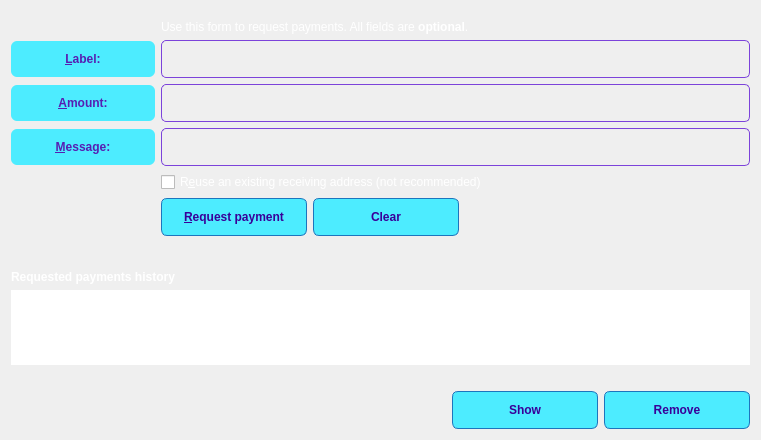
<?xml version="1.0" encoding="UTF-8"?>
<ui version="4.0">
 <class>ReceiveCoinsDialog</class>
 <widget class="QWidget" name="ReceiveCoinsDialog">
  <property name="geometry">
   <rect>
    <x>0</x>
    <y>0</y>
    <width>761</width>
    <height>440</height>
   </rect>
  </property>
  <property name="styleSheet">
   <string notr="true">#ReceiveCoinsDialog{
border-image: url(:/images/overview_bg);
}



#ReceiveCoinsDialog QLabel,#ReceiveCoinsDialog QCheckBox{
	color:white;
}
/*文字标签*/
#ReceiveCoinsDialog #label,#ReceiveCoinsDialog #label_2,#ReceiveCoinsDialog #label_3{
	color:#561eb2;
	background-color:#4decff;
	padding-left:12px;
	padding-right:12px;
	min-height:36px;
	max-height:36px;
	min-width: 120px;
	border-radius:6px;
	font:bold;

}


QPushButton{
        background-color:#4decff;
        color:#380099;
		min-height:36px;
		max-height:36px;
        min-width: 120px;
		padding-left:12px;
		padding-right:12px;
        border:1px solid rgb(29, 117, 189);
		icon-size:24px;
		font:bold;
		border-radius:6px;
}

QPushButton:hover{
        background-color:#33d1e4;
}


QPushButton:pressed{
        background-color:#1fb9cb;
}



/* 输入框 */
QLineEdit{
	color:#ac8af3;
	padding:10px;
    border:1px solid #7c43da;
    border-radius: 5px;
	background-color: transparent;
	font:bold;
}

QLineEdit:focus{
	color:white;
	border:1px solid #864ce6;
}

QLineEdit:hover{
	color:white;
	border:2px solid #af82fa;
}


/*toolbutton*/

QToolButton{
	background-color: transparent;
	border:1px solid #4decff;
	padding:9px;
	border-radius: 5px;
}

QToolButton:hover{
	background-color:#33d1e4;
	border:1px solid #864ce6;
}

QToolButton:pressed{
	background-color: #1fb9cb;
	border:1px solid #3f0698;
}




</string>
  </property>
  <layout class="QVBoxLayout" name="verticalLayout" stretch="0,0,1">
   <item>
    <widget class="QFrame" name="frame2">
     <property name="sizePolicy">
      <sizepolicy hsizetype="Preferred" vsizetype="Expanding">
       <horstretch>0</horstretch>
       <verstretch>0</verstretch>
      </sizepolicy>
     </property>
     <property name="frameShape">
      <enum>QFrame::NoFrame</enum>
     </property>
     <property name="frameShadow">
      <enum>QFrame::Sunken</enum>
     </property>
     <layout class="QVBoxLayout" name="verticalLayout_3">
      <property name="leftMargin">
       <number>0</number>
      </property>
      <property name="rightMargin">
       <number>0</number>
      </property>
      <item>
       <layout class="QGridLayout" name="gridLayout">
        <item row="7" column="2">
         <widget class="QCheckBox" name="reuseAddress">
          <property name="toolTip">
           <string>Reuse one of the previously used receiving addresses. Reusing addresses has security and privacy issues. Do not use this unless re-generating a payment request made before.</string>
          </property>
          <property name="text">
           <string>R&amp;euse an existing receiving address (not recommended)</string>
          </property>
         </widget>
        </item>
        <item row="7" column="0">
         <widget class="QLabel" name="label_4">
          <property name="text">
           <string/>
          </property>
         </widget>
        </item>
        <item row="6" column="0">
         <widget class="QLabel" name="label_3">
          <property name="toolTip">
           <string>An optional message to attach to the payment request, which will be displayed when the request is opened. Note: The message will not be sent with the payment over the Runner network.</string>
          </property>
          <property name="text">
           <string>&amp;Message:</string>
          </property>
          <property name="alignment">
           <set>Qt::AlignCenter</set>
          </property>
          <property name="buddy">
           <cstring>reqMessage</cstring>
          </property>
         </widget>
        </item>
        <item row="4" column="2">
         <widget class="QLineEdit" name="reqLabel">
          <property name="toolTip">
           <string>An optional label to associate with the new receiving address.</string>
          </property>
         </widget>
        </item>
        <item row="6" column="2">
         <widget class="QLineEdit" name="reqMessage">
          <property name="toolTip">
           <string>An optional message to attach to the payment request, which will be displayed when the request is opened. Note: The message will not be sent with the payment over the Runner network.</string>
          </property>
         </widget>
        </item>
        <item row="2" column="2">
         <widget class="QLabel" name="label_5">
          <property name="text">
           <string>Use this form to request payments. All fields are &lt;b&gt;optional&lt;/b&gt;.</string>
          </property>
         </widget>
        </item>
        <item row="4" column="0">
         <widget class="QLabel" name="label_2">
          <property name="toolTip">
           <string>An optional label to associate with the new receiving address.</string>
          </property>
          <property name="text">
           <string>&amp;Label:</string>
          </property>
          <property name="alignment">
           <set>Qt::AlignCenter</set>
          </property>
          <property name="buddy">
           <cstring>reqLabel</cstring>
          </property>
         </widget>
        </item>
        <item row="5" column="0">
         <widget class="QLabel" name="label">
          <property name="toolTip">
           <string>An optional amount to request. Leave this empty or zero to not request a specific amount.</string>
          </property>
          <property name="text">
           <string>&amp;Amount:</string>
          </property>
          <property name="alignment">
           <set>Qt::AlignCenter</set>
          </property>
          <property name="buddy">
           <cstring>reqAmount</cstring>
          </property>
         </widget>
        </item>
        <item row="5" column="2">
         <widget class="BitcoinAmountField" name="reqAmount">
          <property name="minimumSize">
           <size>
            <width>80</width>
            <height>0</height>
           </size>
          </property>
          <property name="toolTip">
           <string>An optional amount to request. Leave this empty or zero to not request a specific amount.</string>
          </property>
          <property name="styleSheet">
           <string notr="true">
/*下拉按钮*/
QAbstractSpinBox{
	padding: 9px;
	border:1px solid rgb(29, 117, 189);
    background-color: #561eb2;
	color:white;
	border-radius: 5px;
}

QAbstractSpinBox:focus{
	border:1px solid #864ce6;
}

QAbstractSpinBox:hover{
	border:2px solid #af82fa;
}

QValueComboBox{
	padding: 9px;
	border:1px solid rgb(29, 117, 189);
    background-color: #561eb2;
	color:white;
	border-radius: 5px;
}

QValueComboBox:focus{
	border:1px solid #864ce6;
}

QValueComboBox:hover{
	border:2px solid #af82fa;
}


/* 向上按钮 */
QAbstractSpinBox::up-button {
    subcontrol-origin:border;
    subcontrol-position:top right;
    width:16px;
    border-width:1px;
    margin:10px;
}

/* 向上按钮里的小箭头 */
QAbstractSpinBox::up-arrow {
    image:url(:/images/array_up);
}

/* 向下按钮 */
QAbstractSpinBox::down-button {
        subcontrol-origin:border;
        subcontrol-position:bottom right;
        width:16px;
        border-width:1px;
        border-top-width:0;
          margin:10px;
}

/* 向下按钮里的小箭头 */
QAbstractSpinBox::down-arrow {
        image:url(:/images/array_down);
}</string>
          </property>
         </widget>
        </item>
        <item row="8" column="2">
         <layout class="QHBoxLayout" name="horizontalLayout">
          <item>
           <widget class="QPushButton" name="receiveButton">
            <property name="minimumSize">
             <size>
              <width>146</width>
              <height>38</height>
             </size>
            </property>
            <property name="styleSheet">
             <string notr="true"/>
            </property>
            <property name="text">
             <string>&amp;Request payment</string>
            </property>
            <property name="icon">
             <iconset resource="../bitcoin.qrc">
              <normaloff>:/icons/receive_icon</normaloff>:/icons/receive_icon</iconset>
            </property>
           </widget>
          </item>
          <item>
           <widget class="QPushButton" name="clearButton">
            <property name="sizePolicy">
             <sizepolicy hsizetype="Minimum" vsizetype="Fixed">
              <horstretch>0</horstretch>
              <verstretch>0</verstretch>
             </sizepolicy>
            </property>
            <property name="toolTip">
             <string>Clear all fields of the form.</string>
            </property>
            <property name="styleSheet">
             <string notr="true"/>
            </property>
            <property name="text">
             <string>Clear</string>
            </property>
            <property name="icon">
             <iconset resource="../bitcoin.qrc">
              <normaloff>:/icons/clear</normaloff>:/icons/clear</iconset>
            </property>
            <property name="autoDefault">
             <bool>false</bool>
            </property>
           </widget>
          </item>
          <item>
           <spacer name="horizontalSpacer">
            <property name="orientation">
             <enum>Qt::Horizontal</enum>
            </property>
            <property name="sizeHint" stdset="0">
             <size>
              <width>40</width>
              <height>20</height>
             </size>
            </property>
           </spacer>
          </item>
         </layout>
        </item>
        <item row="8" column="0">
         <widget class="QLabel" name="label_7">
          <property name="text">
           <string/>
          </property>
         </widget>
        </item>
       </layout>
      </item>
     </layout>
    </widget>
   </item>
   <item>
    <spacer name="verticalSpacer_2">
     <property name="orientation">
      <enum>Qt::Vertical</enum>
     </property>
     <property name="sizeHint" stdset="0">
      <size>
       <width>20</width>
       <height>10</height>
      </size>
     </property>
    </spacer>
   </item>
   <item>
    <widget class="QFrame" name="frame">
     <property name="sizePolicy">
      <sizepolicy hsizetype="Preferred" vsizetype="Expanding">
       <horstretch>0</horstretch>
       <verstretch>0</verstretch>
      </sizepolicy>
     </property>
     <property name="frameShape">
      <enum>QFrame::NoFrame</enum>
     </property>
     <property name="frameShadow">
      <enum>QFrame::Raised</enum>
     </property>
     <layout class="QVBoxLayout" name="verticalLayout_2">
      <property name="leftMargin">
       <number>0</number>
      </property>
      <property name="rightMargin">
       <number>0</number>
      </property>
      <property name="bottomMargin">
       <number>0</number>
      </property>
      <item>
       <widget class="QLabel" name="label_6">
        <property name="font">
         <font>
          <weight>75</weight>
          <bold>true</bold>
         </font>
        </property>
        <property name="text">
         <string>Requested payments history</string>
        </property>
       </widget>
      </item>
      <item>
       <widget class="QTableView" name="recentRequestsView">
        <property name="contextMenuPolicy">
         <enum>Qt::CustomContextMenu</enum>
        </property>
        <property name="frameShape">
         <enum>QFrame::NoFrame</enum>
        </property>
        <property name="frameShadow">
         <enum>QFrame::Plain</enum>
        </property>
        <property name="tabKeyNavigation">
         <bool>false</bool>
        </property>
        <property name="sortingEnabled">
         <bool>true</bool>
        </property>
       </widget>
      </item>
      <item>
       <widget class="QLabel" name="label_9">
        <property name="text">
         <string/>
        </property>
       </widget>
      </item>
      <item>
       <layout class="QHBoxLayout" name="horizontalLayout_2">
        <item alignment="Qt::AlignBottom">
         <widget class="QLabel" name="label_8">
          <property name="text">
           <string/>
          </property>
          <property name="pixmap">
           <pixmap resource="../bitcoin.qrc">:/images/brand</pixmap>
          </property>
         </widget>
        </item>
        <item>
         <spacer name="horizontalSpacer_2">
          <property name="orientation">
           <enum>Qt::Horizontal</enum>
          </property>
          <property name="sizeHint" stdset="0">
           <size>
            <width>40</width>
            <height>20</height>
           </size>
          </property>
         </spacer>
        </item>
        <item>
         <widget class="QPushButton" name="showRequestButton">
          <property name="enabled">
           <bool>false</bool>
          </property>
          <property name="toolTip">
           <string>Show the selected request (does the same as double clicking an entry)</string>
          </property>
          <property name="styleSheet">
           <string notr="true"/>
          </property>
          <property name="text">
           <string>Show</string>
          </property>
          <property name="icon">
           <iconset resource="../bitcoin.qrc">
            <normaloff>:/icons/show</normaloff>
            <normalon>:/icons/show</normalon>:/icons/show</iconset>
          </property>
          <property name="autoDefault">
           <bool>false</bool>
          </property>
         </widget>
        </item>
        <item>
         <widget class="QPushButton" name="removeRequestButton">
          <property name="enabled">
           <bool>false</bool>
          </property>
          <property name="toolTip">
           <string>Remove the selected entries from the list</string>
          </property>
          <property name="styleSheet">
           <string notr="true"/>
          </property>
          <property name="text">
           <string>Remove</string>
          </property>
          <property name="icon">
           <iconset resource="../bitcoin.qrc">
            <normaloff>:/icons/clear</normaloff>:/icons/clear</iconset>
          </property>
          <property name="autoDefault">
           <bool>false</bool>
          </property>
         </widget>
        </item>
       </layout>
      </item>
     </layout>
    </widget>
   </item>
  </layout>
 </widget>
 <customwidgets>
  <customwidget>
   <class>BitcoinAmountField</class>
   <extends>QLineEdit</extends>
   <header>bitcoinamountfield.h</header>
   <container>1</container>
  </customwidget>
 </customwidgets>
 <tabstops>
  <tabstop>reqLabel</tabstop>
  <tabstop>reqAmount</tabstop>
  <tabstop>reqMessage</tabstop>
  <tabstop>reuseAddress</tabstop>
  <tabstop>receiveButton</tabstop>
  <tabstop>clearButton</tabstop>
  <tabstop>recentRequestsView</tabstop>
  <tabstop>showRequestButton</tabstop>
  <tabstop>removeRequestButton</tabstop>
 </tabstops>
 <resources>
  <include location="../bitcoin.qrc"/>
 </resources>
 <connections/>
</ui>
